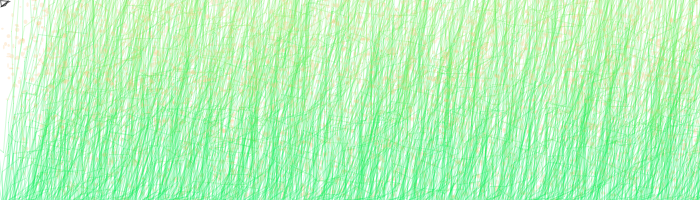
Frame 1 (no input)
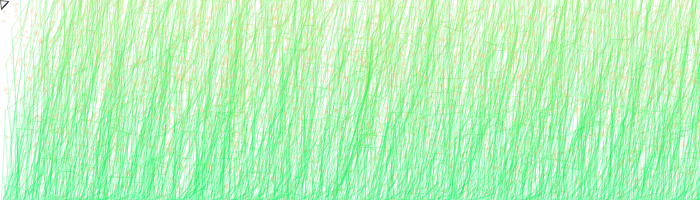
Frame 60 (the mouse pressed at the canvas centre just before this capture)
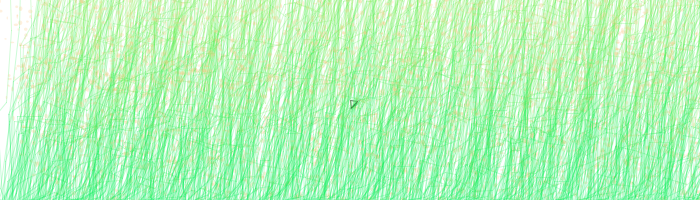
Frame 120 (the mouse held since frame 60 and released just before this capture)

The Processing sketch that drew these frames (run headless with seeded random() and noise(); from frame 60 on, the mouse is pressed at the canvas centre):

// Processing sketch: processing_118158
// ── processing_118158.pde

// Assignment 3: green, green grass of home 10/30
// use loops to allow repetitions 
// use customized random/noise functions to create randomness with patterns
// refference form schien@mail.ncku.edu.tw
// by chen-hsin chang

int div =6;



void setup() {
  size(700, 200);
  frameRate(10); 
  smooth();
}
void draw() {
  background(255);
  //butterfly;
  stroke(0,150);
  noFill(); 
  triangle(mouseX, mouseY,mouseX+random(1,2), mouseY+random(5,10),mouseX+random(5,10), mouseY+random(1,2));
  triangle(mouseX+5, mouseY+5,mouseX+random(1,2), mouseY+random(5,10),mouseX+random(5,10), mouseY+random(1,2));
  // use loop to grow grass
  for (int i =1; i<700; i++) {
    wiggleLine(i, 0, i+random(0, 5), 100);
    wiggleLine(i, 0, i+random(0, 5), 90);
  }
}

void wiggleLine(float sx, float sy, float ex, float ey) {


  // divide the line into some baby lines
  float xstep = (ex - sx)/div;
  float ystep = (ey - sy)/div;
  float lastx = sx;
  float lasty = sy;
  float y = sy;
  float x = sx;
  for (int i=0; i<div; i++) {
    x= x+ xstep;
    x = x + random(30) -5; // wiggle on x
    y= y+ ystep;
    y = y + random(100) - 25; // wiggle on y
    stroke(i*30, 240, 86, 60);
    line(x, height-y, lastx, height-lasty);
    fill(250, 200, 135);
    lastx = x;
    lasty = y;

    //flowers
    noStroke();
    fill(250, 200, 135, 70);    
    ellipse(x, y, random(1, 5), random(1, 5));
  }
}
